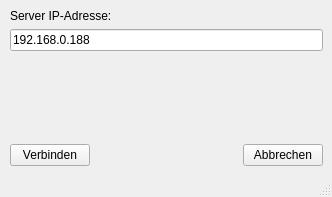
<?xml version="1.0" encoding="UTF-8"?>
<ui version="4.0">
 <class>ListWindow</class>
 <widget class="QMainWindow" name="ListWindow">
  <property name="geometry">
   <rect>
    <x>0</x>
    <y>0</y>
    <width>332</width>
    <height>197</height>
   </rect>
  </property>
  <property name="sizePolicy">
   <sizepolicy hsizetype="Preferred" vsizetype="Fixed">
    <horstretch>0</horstretch>
    <verstretch>0</verstretch>
   </sizepolicy>
  </property>
  <property name="minimumSize">
   <size>
    <width>332</width>
    <height>197</height>
   </size>
  </property>
  <property name="windowTitle">
   <string>MainWindow</string>
  </property>
  <property name="windowIcon">
   <iconset>
    <normaloff>../images/ship.png</normaloff>../images/ship.png</iconset>
  </property>
  <widget class="QWidget" name="centralwidget">
   <property name="sizePolicy">
    <sizepolicy hsizetype="Preferred" vsizetype="Fixed">
     <horstretch>0</horstretch>
     <verstretch>0</verstretch>
    </sizepolicy>
   </property>
   <layout class="QVBoxLayout" name="verticalLayout_2">
    <item>
     <layout class="QVBoxLayout" name="verticalLayout">
      <property name="sizeConstraint">
       <enum>QLayout::SetMinAndMaxSize</enum>
      </property>
      <property name="leftMargin">
       <number>1</number>
      </property>
      <item>
       <widget class="QLabel" name="label">
        <property name="text">
         <string>Server IP-Adresse:</string>
        </property>
       </widget>
      </item>
      <item>
       <widget class="QLineEdit" name="lineEdit">
        <property name="text">
         <string>192.168.0.188</string>
        </property>
       </widget>
      </item>
      <item>
       <spacer name="verticalSpacer">
        <property name="orientation">
         <enum>Qt::Vertical</enum>
        </property>
        <property name="sizeHint" stdset="0">
         <size>
          <width>20</width>
          <height>40</height>
         </size>
        </property>
       </spacer>
      </item>
      <item>
       <widget class="QLabel" name="label_2">
        <property name="text">
         <string/>
        </property>
       </widget>
      </item>
      <item>
       <layout class="QHBoxLayout" name="horizontalLayout">
        <item>
         <widget class="QPushButton" name="StartButton">
          <property name="text">
           <string>Verbinden</string>
          </property>
         </widget>
        </item>
        <item>
         <spacer name="horizontalSpacer">
          <property name="orientation">
           <enum>Qt::Horizontal</enum>
          </property>
          <property name="sizeHint" stdset="0">
           <size>
            <width>40</width>
            <height>20</height>
           </size>
          </property>
         </spacer>
        </item>
        <item>
         <widget class="QPushButton" name="CancleButton">
          <property name="text">
           <string>Abbrechen</string>
          </property>
         </widget>
        </item>
       </layout>
      </item>
     </layout>
    </item>
   </layout>
  </widget>
  <widget class="QMenuBar" name="menubar">
   <property name="geometry">
    <rect>
     <x>0</x>
     <y>0</y>
     <width>332</width>
     <height>19</height>
    </rect>
   </property>
  </widget>
  <widget class="QStatusBar" name="statusbar"/>
 </widget>
 <resources/>
 <connections/>
</ui>
